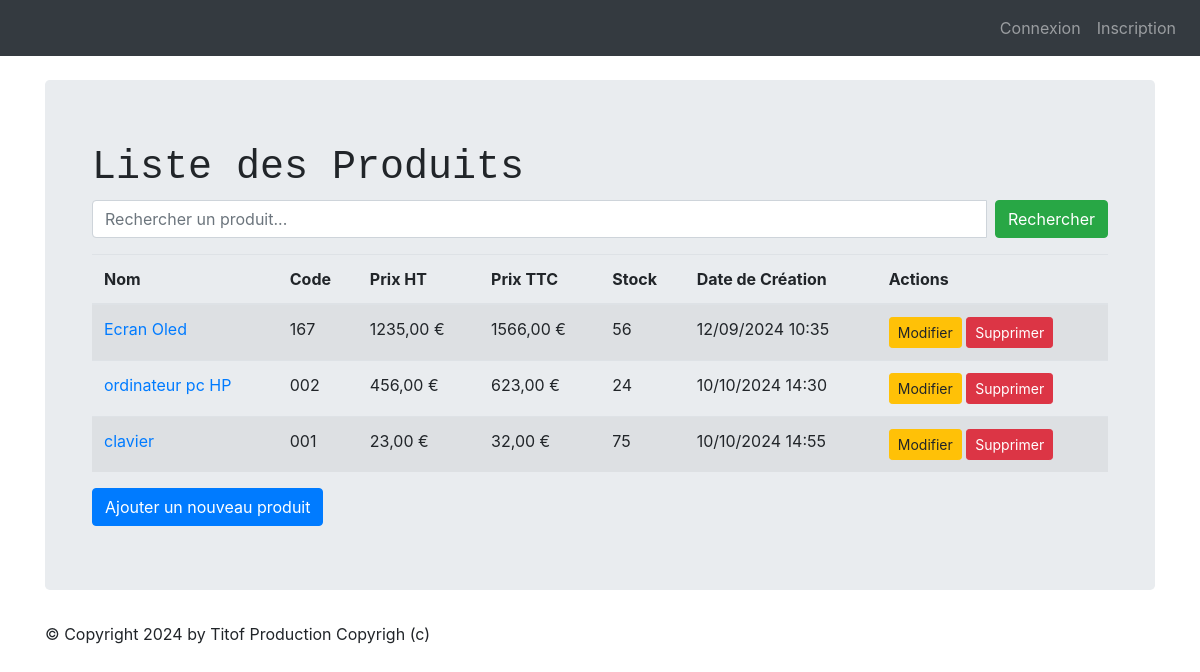
The app's page /LesProduits/productsview with its own data.
### LesProduits/models.py (models this page shows, shortened)
class Product(models.Model):
    class Meta:
        verbose_name = "Produit"
    name          = models.CharField(max_length=100)
    code          = models.CharField(max_length=10, null=True, blank=True, unique=True)
    price_ht      = models.DecimalField(max_digits=8, decimal_places=2,  null=True, blank=True, verbose_name="Prix unitaire HT")
    price_ttc     = models.DecimalField(max_digits=8, decimal_places=2,  null=True, blank=True, verbose_name="Prix unitaire TTC")
    status        = models.SmallIntegerField(choices=PRODUCT_STATUS, default=0)
    date_creation =  models.DateTimeField(blank=True, verbose_name="Date création")
    stock         = models.PositiveIntegerField(default=0, verbose_name="Quantité en stock")
    def __str__(self):
        return "{0} {1}".format(self.name, self.code)

### LesProduits/views.py (the view)
# urls.py: path("productsview", views.lesProduits, name='productsview'),
def lesProduits(request):
    products = Product.objects.all()
    print(products)
    return render(request, 'listProducts.html', {'products': products})

### LesProduits/templates/listProducts.html (shortened to what this page needs)
{% extends 'base.html' %}
{% block contenu %}
<div class="container">
    <h1>Liste des Produits</h1>
    <form method="GET" action="">
        <div class="input-group mb-3">
            <input class="form-control" type="text" name="search" placeholder="Rechercher un produit..." value="{{ request.GET.search }}">
            <button type="submit" class="btn btn-success ml-2">Rechercher</button>
        </div>
    </form>
    <table class="table table-striped">
        <thead>
            <tr>
                <th>Nom</th>
                <th>Code</th>
                <th>Prix HT</th>
                <th>Prix TTC</th>
                <th>Stock</th>
                <th>Date de Création</th>
                <th>Actions</th>
            </tr>
        </thead>
        <tbody>
            {% for prdct in products %}
            <tr>
                <td><a href="{% url 'product-detail' prdct.id %}">{{ prdct.name }}</a></td>
                <td>{{ prdct.code }}</td>
                <td>{{ prdct.price_ht }} €</td>
                <td>{{ prdct.price_ttc }} €</td>
                <td>{{ prdct.stock }}</td>
                <td>{{ prdct.date_creation|date:"d/m/Y H:i" }}</td>
                <td>
                    <a href="{% url 'product-update' prdct.id %}" class="btn btn-sm btn-warning">Modifier</a>
                    <a href="{% url 'product-delete' prdct.id %}" class="btn btn-sm btn-danger">Supprimer</a>
                </td>
            </tr>
            {% endfor %}
        </tbody>
    </table>
    <a href="{% url 'product-add' %}" class="btn btn-primary">Ajouter un nouveau produit</a>
</div>
{% endblock %}

### LesProduits/static/css/styles.css (style rules this page uses)
h1 { font-family: 'Courier New', Courier, monospace; }
a { color:white; }

### records on screen
Product: name "Ecran Oled", code "167", price_ht "1235,00", price_ttc "1566,00", stock "56", date_creation "12/09/2024 10:35"
Product: name "ordinateur pc HP", code "002", price_ht "456,00", price_ttc "623,00", stock "24", date_creation "10/10/2024 14:30"
Product: name "clavier", code "001", price_ht "23,00", price_ttc "32,00", stock "75", date_creation "10/10/2024 14:55"
